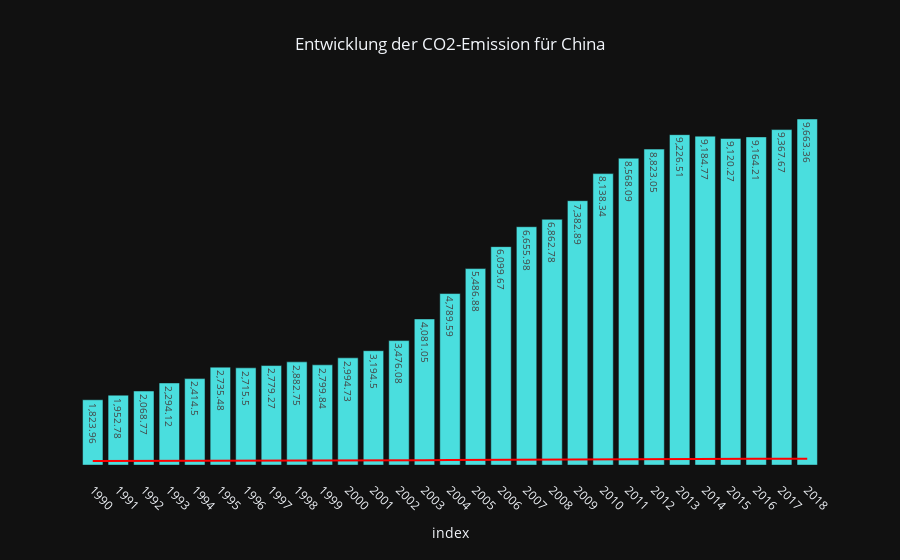

The notebook cell this image was saved under:
### Code cell
emission_country("China")
# The emissions emitted in China are so high relative to the rest of the world that the red line in this graph is straight.

### Figure 1 — Plotly figure (JSON) as saved in the notebook; plotly's stock layout.template omitted (floating-point values rounded to 4 significant figures)
{"data": [{"hovertemplate": "index=%{x}<br>y=%{y}<extra></extra>", "legendgroup": "", "line": {"color": "red", "dash": "solid"}, "marker": {"symbol": "circle"}, "mode": "lines", "name": "", "orientation": "v", "showlegend": false, "type": "scatter", "x": ["1990", "1991", "1992", "1993", "1994", "1995", "1996", "1997", "1998", "1999", "2000", "2001", "2002", "2003", "2004", "2005", "2006", "2007", "2008", "2009", "2010", "2011", "2012", "2013", "2014", "2015", "2016", "2017", "2018"], "xaxis": "x", "y": [114.5, 114.9, 114.6, 115.3, 115.9, 119.0, 120.5, 125.9, 123.6, 123.6, 126.9, 127.5, 131.2, 135.4, 142.8, 146.9, 153.0, 156.4, 157.7, 157.6, 165.2, 164.6, 166.9, 169.9, 171.5, 170.9, 173.9, 175.9, 180.2], "yaxis": "y"}, {"alignmentgroup": "True", "hovertemplate": "index=%{x}<br>China=%{y}<extra></extra>", "legendgroup": "", "marker": {"color": "#4ADEDE", "pattern": {"shape": ""}}, "name": "", "offsetgroup": "", "orientation": "v", "showlegend": false, "textposition": "auto", "texttemplate": "%{y}", "type": "bar", "x": ["1990", "1991", "1992", "1993", "1994", "1995", "1996", "1997", "1998", "1999", "2000", "2001", "2002", "2003", "2004", "2005", "2006", "2007", "2008", "2009", "2010", "2011", "2012", "2013", "2014", "2015", "2016", "2017", "2018"], "xaxis": "x", "y": [1824.0, 1953.0, 2069.0, 2294.0, 2414.0, 2735.0, 2716.0, 2779.0, 2883.0, 2800.0, 2995.0, 3194.0, 3476.0, 4081.0, 4790.0, 5487.0, 6100.0, 6656.0, 6863.0, 7383.0, 8138.0, 8568.0, 8823.0, 9227.0, 9185.0, 9120.0, 9164.0, 9368.0, 9663.0], "yaxis": "y"}], "layout": {"legend": {"tracegroupgap": 0}, "title": {"text": "Entwicklung der CO2-Emission für China", "x": 0.5}, "xaxis": {"anchor": "y", "domain": [0, 1], "tickangle": 45, "title": {"text": "index"}}, "yaxis": {"anchor": "x", "domain": [0, 1], "title": {"text": "y"}, "visible": false}}}
